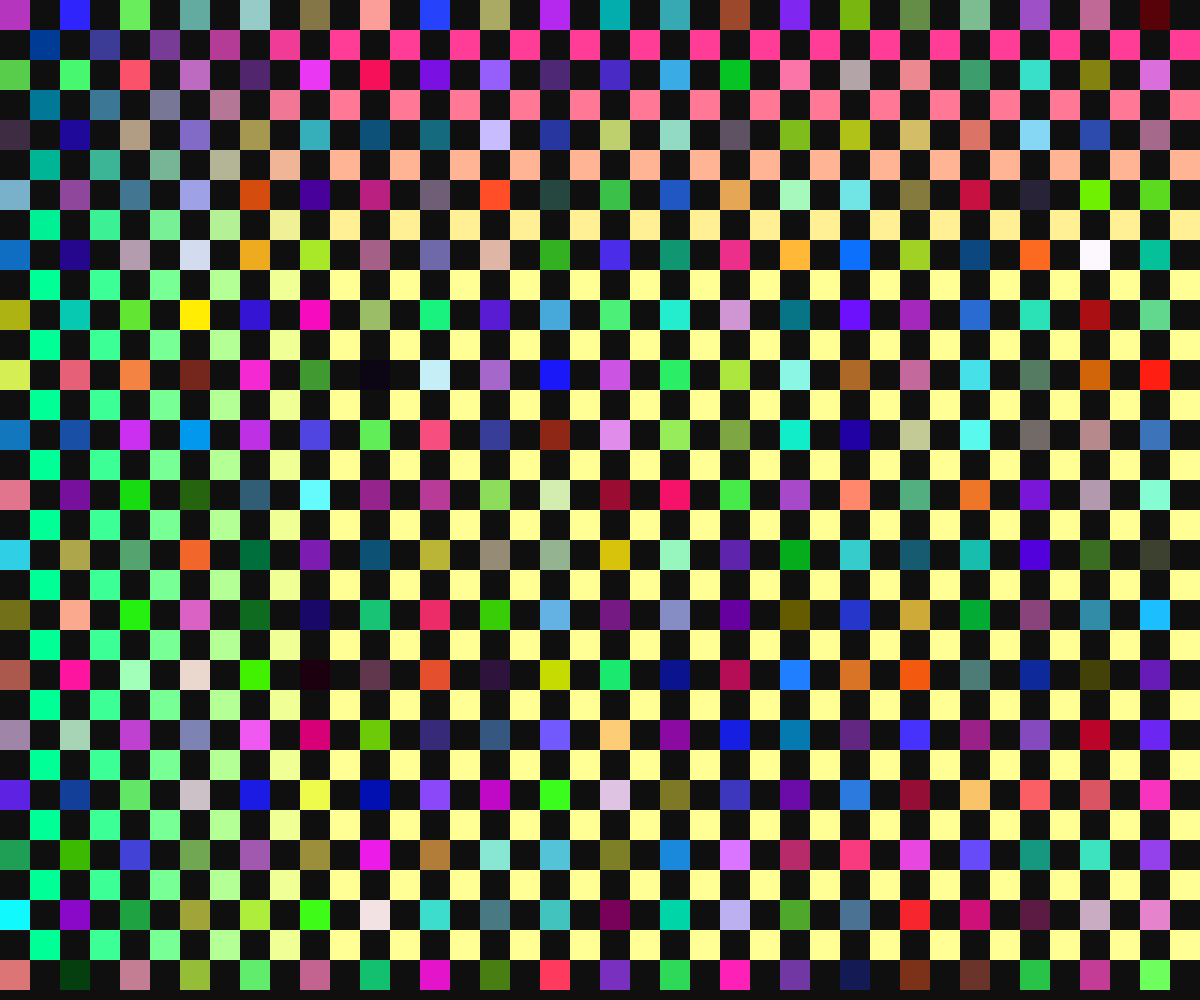
Frame 1 (no input)
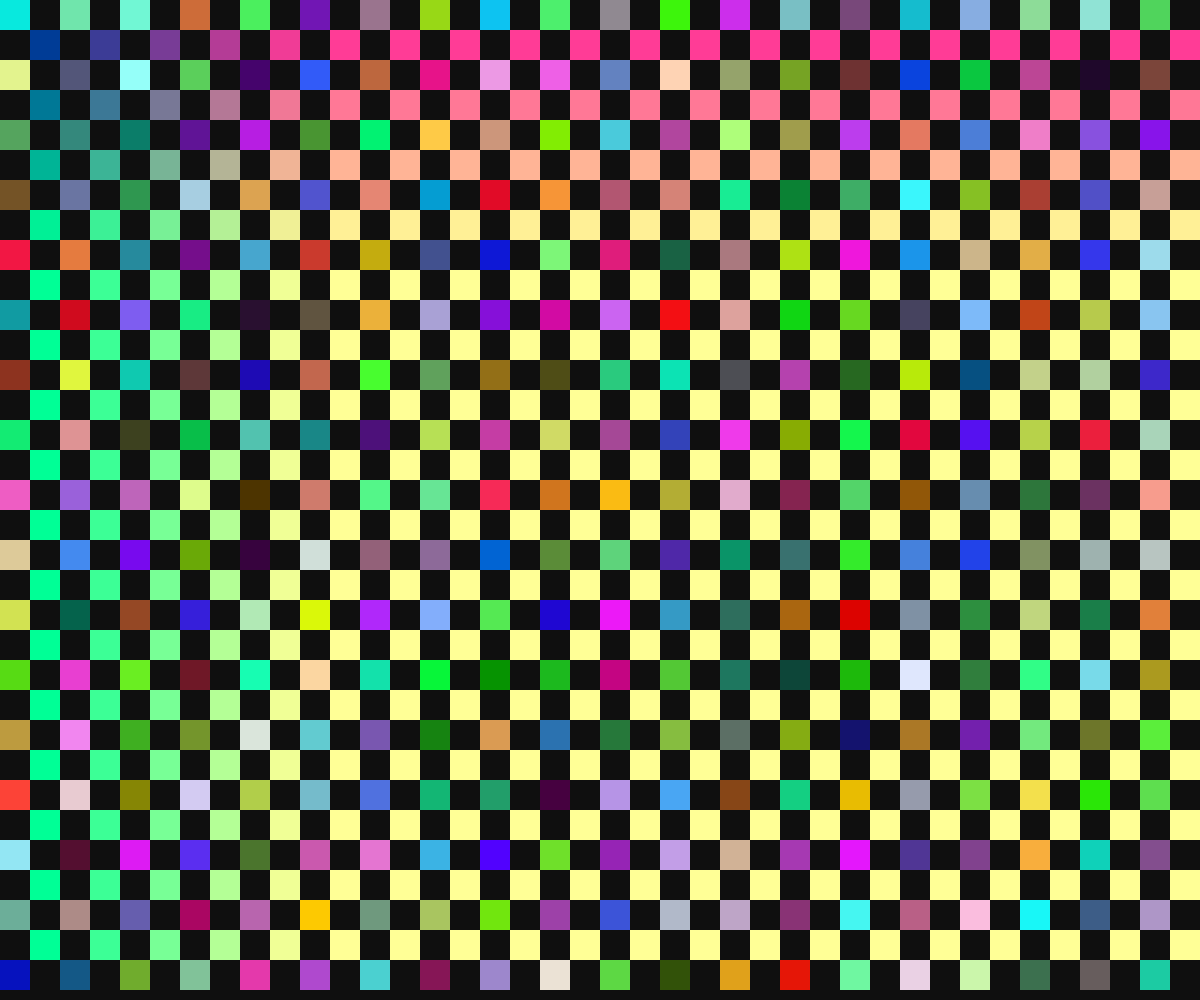
Frame 60 (no input)
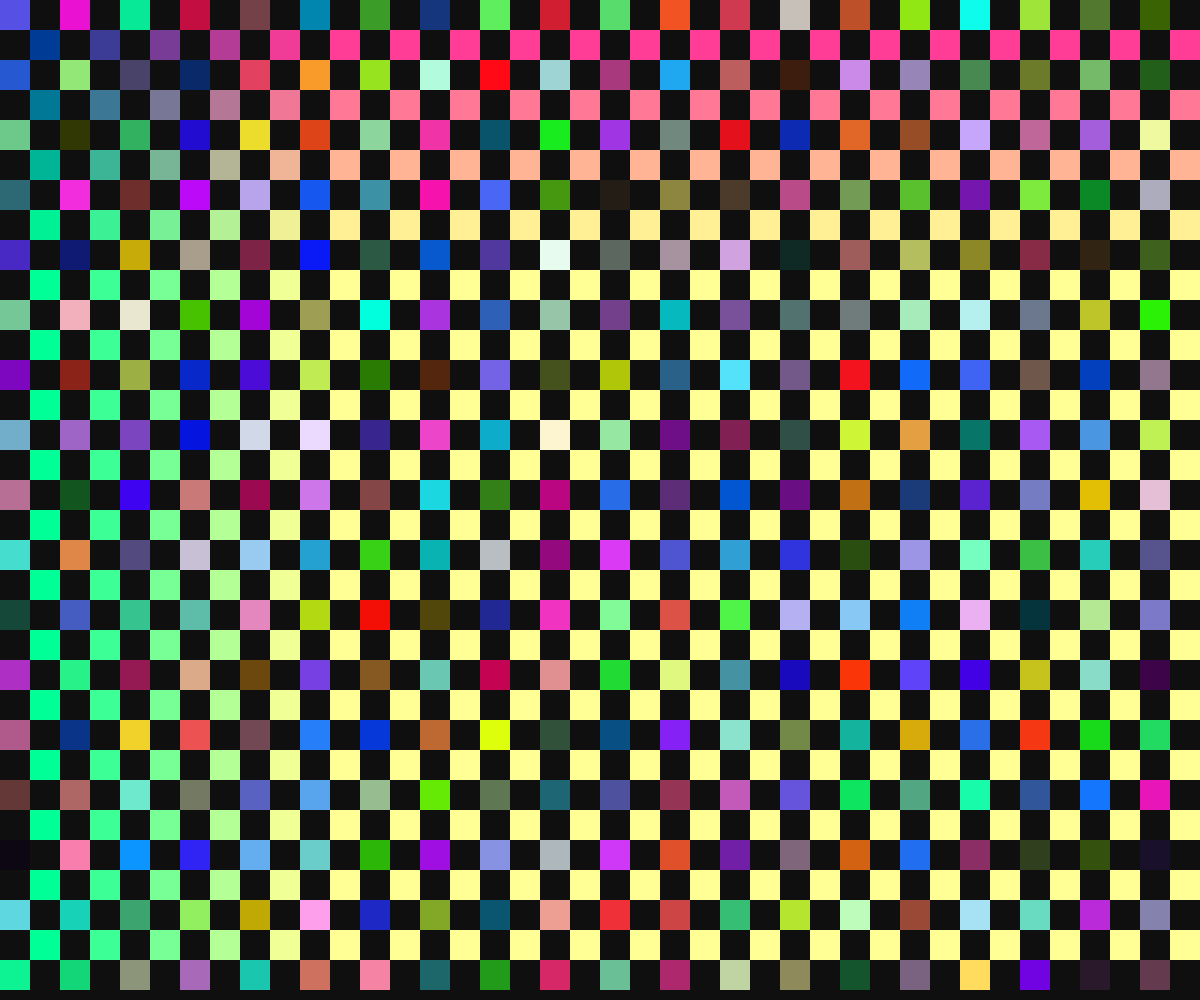
Frame 120 (the mouse pressed at the canvas centre since frame 60)

The p5.js sketch that drew these frames (run headless with seeded random() and noise() and a simulated clock; from frame 60 on, the mouse is pressed at the canvas centre):

// p5.js sketch
// ── sketch.js
let gSize = 60


function setup() {
  createCanvas(innerWidth, innerHeight);
  background(15);
}

function draw() {

  for (let x = 0; x < innerWidth; x += gSize) {
    for (let y = 0; y < innerHeight; y += gSize){
      noStroke()
    fill(random(255), random(255), random(255));
    rect(x, y, 30, 30)
    fill(x,y,150)
    rect(x+30,y-30,30,30)
    
  }
  }
}
